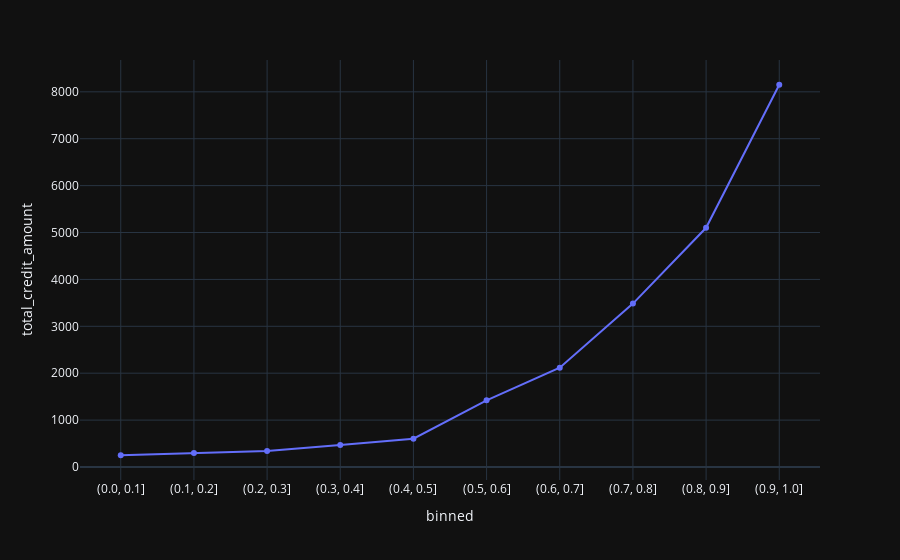

Here is the notebook cell this chart was saved with:
### Markdown cell above
#### Median deposit binned by probabilities

### Code cell
def Extract(lst):
    return list(list(zip(*lst))[0])

res = model.predict_proba(X_test.drop(columns=['total_credit_amount'])).tolist()
class_proba = Extract(res)

X_test['class_probability'] = class_proba

bins = [0, 0.1, 0.2, 0.3, 0.4, 0.5, 0.6, 0.7, 0.8, 0.9, 1]
X_test['binned'] = pd.cut(X_test['class_probability'], bins)

result_df = X_test.groupby('binned', as_index=False)['total_credit_amount'].median()
result_df['binned'] = result_df['binned'].astype('str')
fig = px.line(result_df, x='binned', y='total_credit_amount', markers=True)
fig.show()

### Figure 1 — Plotly figure (JSON) as saved in the notebook; plotly's stock layout.template omitted (floating-point values rounded to 4 significant figures)
{"data": [{"hovertemplate": "binned=%{x}<br>total_credit_amount=%{y}<extra></extra>", "legendgroup": "", "line": {"color": "#636efa", "dash": "solid"}, "marker": {"symbol": "circle"}, "mode": "markers+lines", "name": "", "orientation": "v", "showlegend": false, "type": "scatter", "x": ["(0.0, 0.1]", "(0.1, 0.2]", "(0.2, 0.3]", "(0.3, 0.4]", "(0.4, 0.5]", "(0.5, 0.6]", "(0.6, 0.7]", "(0.7, 0.8]", "(0.8, 0.9]", "(0.9, 1.0]"], "xaxis": "x", "y": [250.4, 299.0, 341.8, 467.8, 602.1, 1422.0, 2116.0, 3485.0, 5101.0, 8151.0], "yaxis": "y"}], "layout": {"legend": {"tracegroupgap": 0}, "margin": {"t": 60}, "xaxis": {"anchor": "y", "domain": [0, 1], "title": {"text": "binned"}}, "yaxis": {"anchor": "x", "domain": [0, 1], "title": {"text": "total_credit_amount"}}}}
